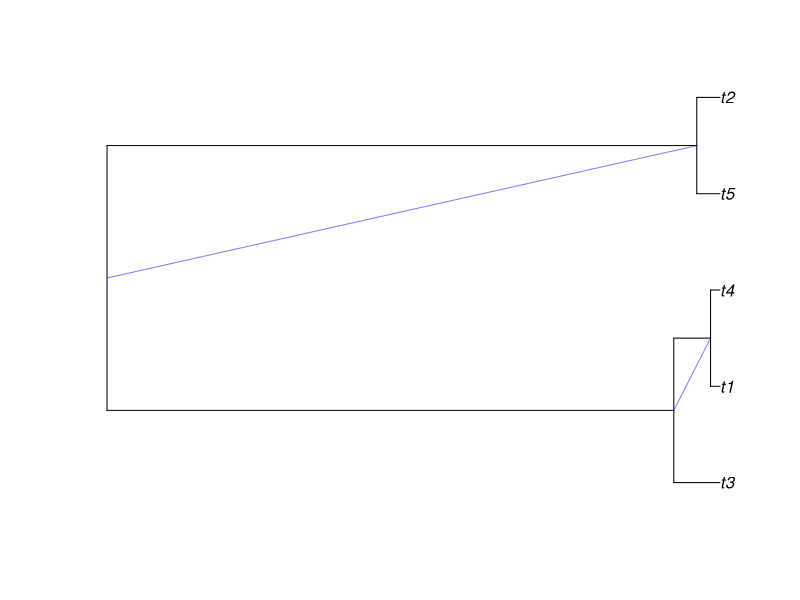
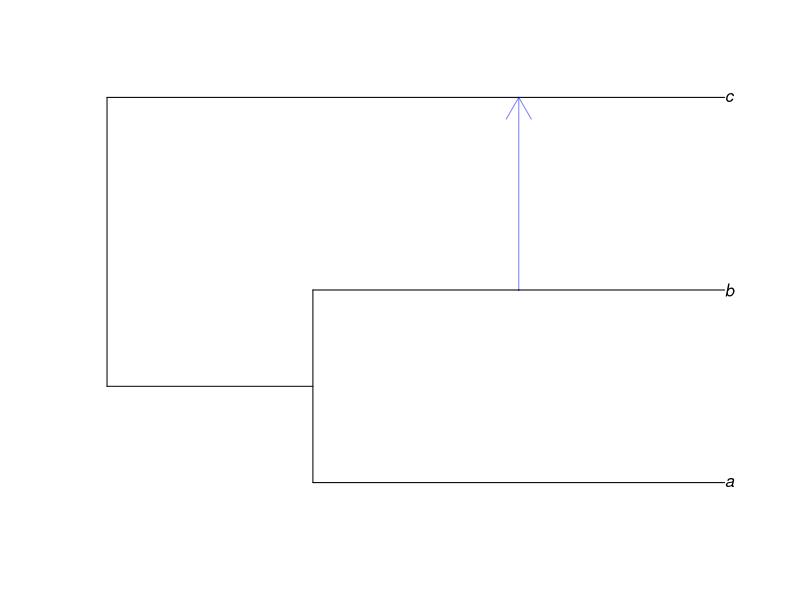
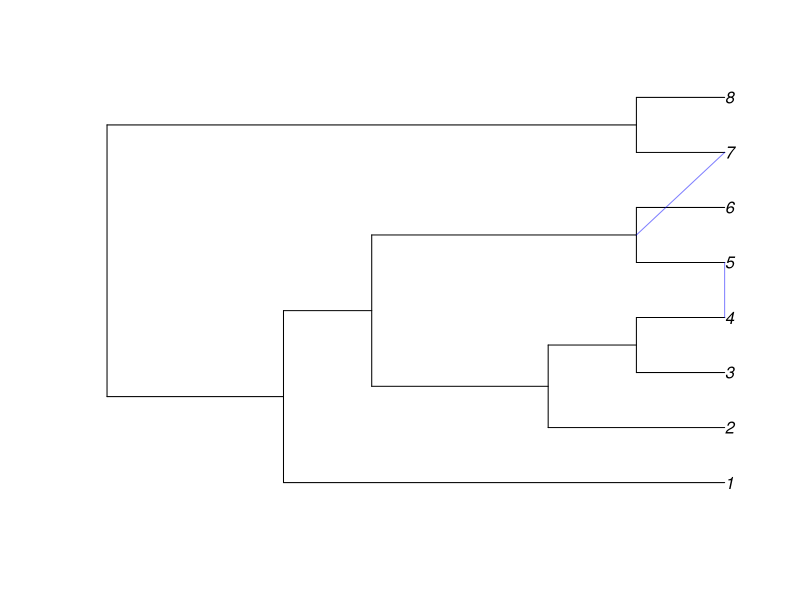

Here is the R script that generated these plots, in order:
library(ape)


### Name: evonet
### Title: Evolutionary Networks
### Aliases: evonet as.evonet as.evonet.phylo read.evonet write.evonet
###   print.evonet plot.evonet reorder.evonet as.phylo.evonet
###   as.networx.evonet as.network.evonet as.igraph.evonet Nedge.evonet
### Keywords: manip hplot

### ** Examples

tr <- rcoal(5)
(x <- evonet(tr, 6:7, 8:9))
plot(x)
## simple example of extended Newick format:
(enet <- read.evonet(text = "((a:2,(b:1)#H1:1):1,(#H1,c:1):2);"))
plot(enet, arrows=1)
## from Fig. 2 in Cardona et al. 2008:
z <- read.evonet(text =
"((1,((2,(3,(4)Y#H1)g)e,(((Y#H1, 5)h,6)f)X#H2)c)a,((X#H2,7)d,8)b)r;")
z
plot(z)
## Not run: 
##D if (require(igraph)) {
##D     plot(as.igraph(z))
##D }
## End(Not run)
